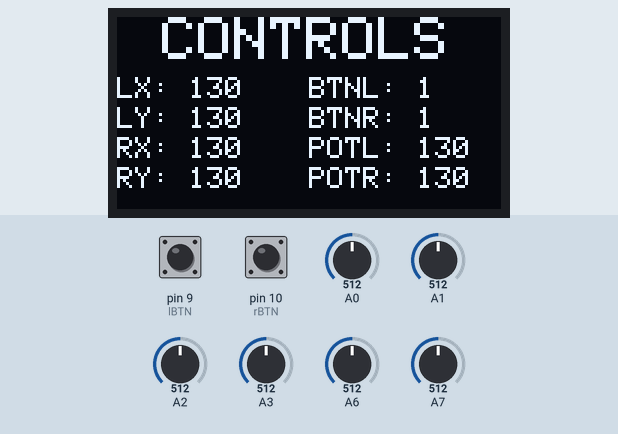
A sketch run on a simulated Arduino Nano, built with avr-gcc and run on an emulated ATmega328P. Parts: 128×64 one-colour display. The inputs (shaded band) are chosen by the test bench; at power-on: A0 = 512, A1 = 512, A2 = 512, A3 = 512, A6 = 512, A7 = 512, pin 9 (lBTN) HIGH, pin 10 (rBTN) HIGH. No radio packets arrive unless stated; what the sketch prints to the serial monitor is not drawn.

Above: at 3.7 s.
3.8 s: A0 set to 716
At 5.0 s:
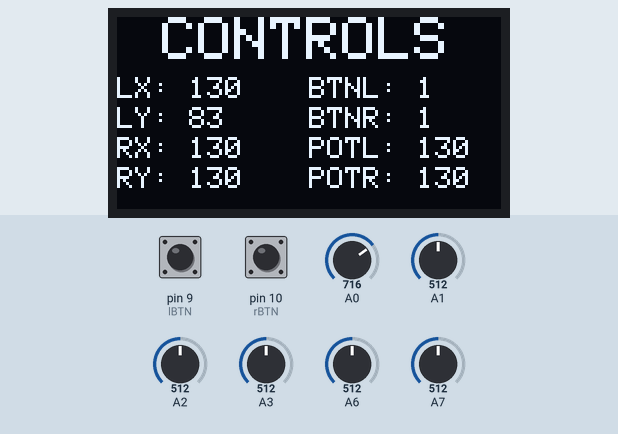
5.3 s: A1 set to 716
At 6.5 s:
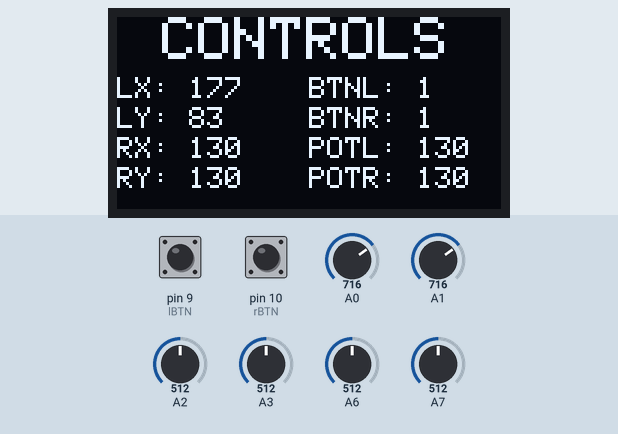
6.8 s: A2 set to 716
At 7.2 s:
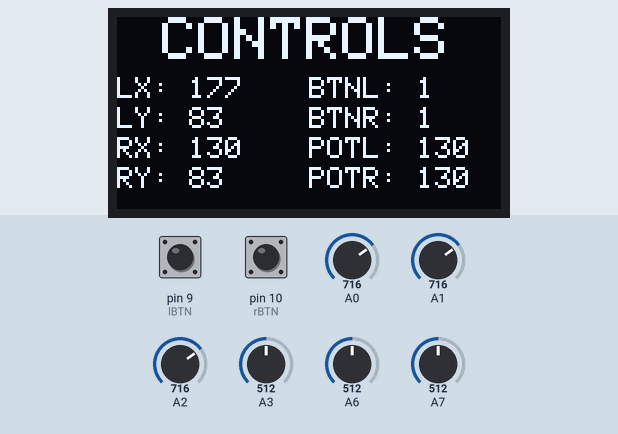
8.3 s: A3 set to 716
At 8.8 s:
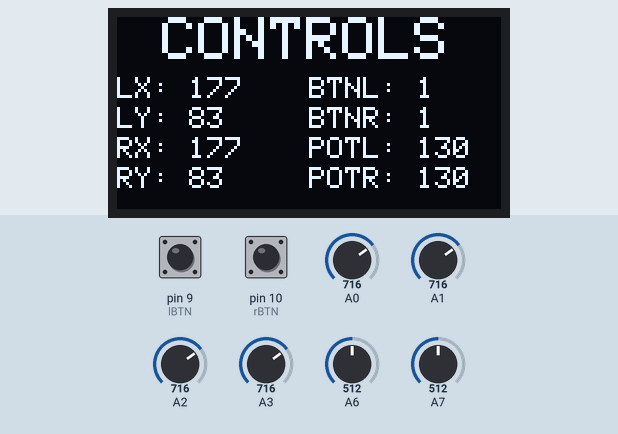
9.8 s: A6 set to 716
At 11.0 s:
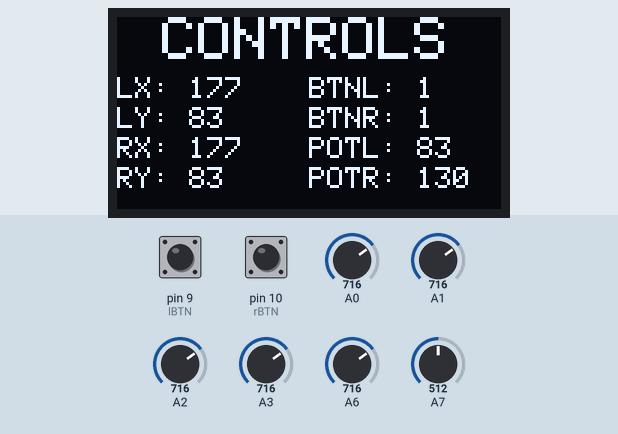
11.3 s: A7 set to 716
At 12.6 s:
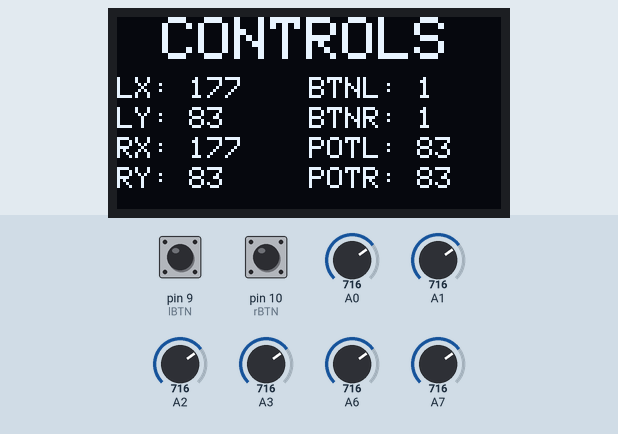
Timing chart, 0 to 13.8 s (numbered marks = the images above; inputs shaded):
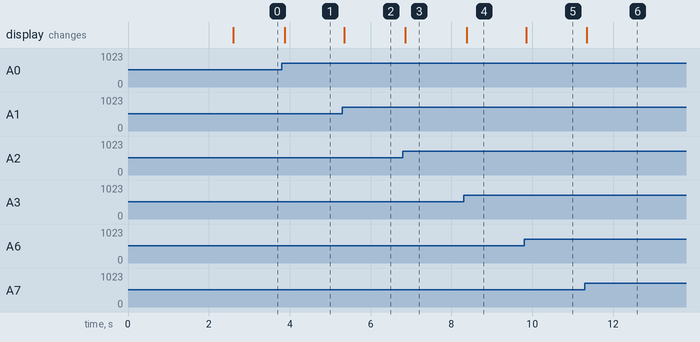

The sketch:

BVM_RFtransmitter.ino
```cpp
/*
* Transmitter Code for RF Moduli
* Christopher Lai
* Last Updated: 8/26/2022
*/
#include <SPI.h>
#include <nRF24L01.h>
#include <RF24.h>

#include <Wire.h>
#include <Adafruit_GFX.h>
#include <Adafruit_SSD1306.h>

#define SCREEN_WIDTH 128 // OLED display width, in pixels
#define SCREEN_HEIGHT 64 // OLED display height, in pixels

// Declaration for an SSD1306 display connected to I2C (SDA, SCL pins)
Adafruit_SSD1306 display(SCREEN_WIDTH, SCREEN_HEIGHT, &Wire, -1);

RF24 radio(7, 8); // CE, CSN
const byte address[6] = "00501";
const uint8_t  channel = 123;

int lowmap = 10;
int highmap = 250;

// Define the digital inputs
#define lBTN 9  // Joystick button 1
#define rBTN 10  // Joystick button 2

// Packet = [leftstickx, leftsticky, rightstickx, rightsticky, btnleft, btnright, potleft, potright, toggleleft, toggleright]
byte packet[] = {0,0,0,0,0,0,0,0,0,0};

void setup() {
  Serial.begin(9600);
  radio.begin();
  radio.openWritingPipe(address);
  radio.setPALevel(RF24_PA_LOW,0);
  radio.setChannel(channel);
  radio.stopListening();
  Serial.println("Sending");

  // Check for OLED Availability
  if(!display.begin(SSD1306_SWITCHCAPVCC, 0x3C)) { // Address 0x3D for 128x64
    Serial.println(F("SSD1306 allocation failed"));
    for(;;);
  }

  display.clearDisplay();

  display.setTextSize(2);
  display.setTextColor(WHITE);
  display.setCursor(0, 0);
  display.println("LOADING...");
  display.setCursor(0, 20);
  display.println("Setting Up");
  display.setCursor(0, 40);
  display.println("RF Moduli");
  display.display();
  delay(2500);

  //Set Up Controls
  pinMode(lBTN, INPUT_PULLUP);
  pinMode(rBTN, INPUT_PULLUP);
}

void loop() {

  int tempx = 0;
  int tempy = 0;

  // Read all analog inputs and map them to one Byte value
  //Gather Left Stick Values
  tempx = map(analogRead(A1),0,1023,lowmap,highmap);
  tempy = map(analogRead(A0),0,1023,highmap,lowmap);
  packet[0] = tempx;
  packet[1] = tempy;
  //Gather Right Stick Values
  tempx = map(analogRead(A3),0,1023,lowmap,highmap);
  tempy = map(analogRead(A2),0,1023,highmap,lowmap);
  packet[2] = tempx;
  packet[3] = tempy;

  // Read all digital inputs
  packet[4] = digitalRead(lBTN);
  packet[5] = digitalRead(rBTN);

  // Read potentiometer values and assign them to packet
  packet[6] = map(analogRead(A6),0,1023,highmap,lowmap);
  packet[7] = map(analogRead(A7),0,1023,highmap,lowmap);

  // Send the whole data from the structure to the receiver
  radio.write(&packet, sizeof(packet));

  // debug();
  OLED_display();

  delay(5);
}

void OLED_display()
{
  display.clearDisplay();
  display.setTextSize(2);
  display.setTextColor(WHITE);
  display.setCursor(15,0);
  display.println("CONTROLS");
  display.setTextSize(1);
  display.setCursor(0,20);
  display.println("LX: " + String(packet[0]));
  display.setCursor(0,30);
  display.println("LY: " + String(packet[1]));
  display.setCursor(0,40);
  display.println("RX: " + String(packet[2]));
  display.setCursor(0,50);
  display.println("RY: " + String(packet[3]));
  display.setCursor(64,20);
  display.println("BTNL: " + String(packet[4]));
  display.setCursor(64,30);
  display.println("BTNR: " + String(packet[5]));
  display.setCursor(64,40);
  display.println("POTL: " + String(packet[6]));
  display.setCursor(64,50);
  display.println("POTR: " + String(packet[7]));
  display.display();
}

void debug() {
      //THIS IS FOR DEBUG
      int RecLarge= packet[0];
      Serial.print("LX: ");
      Serial.print(RecLarge);
      RecLarge= packet[1];
      Serial.print("; LY: ");
      Serial.print(RecLarge);
      Serial.print("; LB: ");
      Serial.print(packet[4]);
      RecLarge= packet[2];
      Serial.print("; RX: ");
      Serial.print(RecLarge);
      RecLarge= packet[3];
      Serial.print("; RY: ");
      Serial.print(RecLarge);
      Serial.print("; RB: ");
      Serial.print(packet[5]);
      Serial.print("; POTL: ");
      Serial.print(packet[6]);
      Serial.print("; POTR: ");
      Serial.print(packet[7]);
      Serial.println();
      delay(5);
}
```

Measured:
- after the input at 3.8 s, the display: changes after 0.07 s (image 1)
- after the input at 5.3 s, the display: changes after 0.05 s (image 2)
- after the input at 6.8 s, the display: changes after 0.06 s (image 3)
- after the input at 8.3 s, the display: changes after 0.07 s (image 4)
- after the input at 9.8 s, the display: changes at once (image 5)
- after the input at 11.3 s, the display: changes after 0.05 s (image 6)
